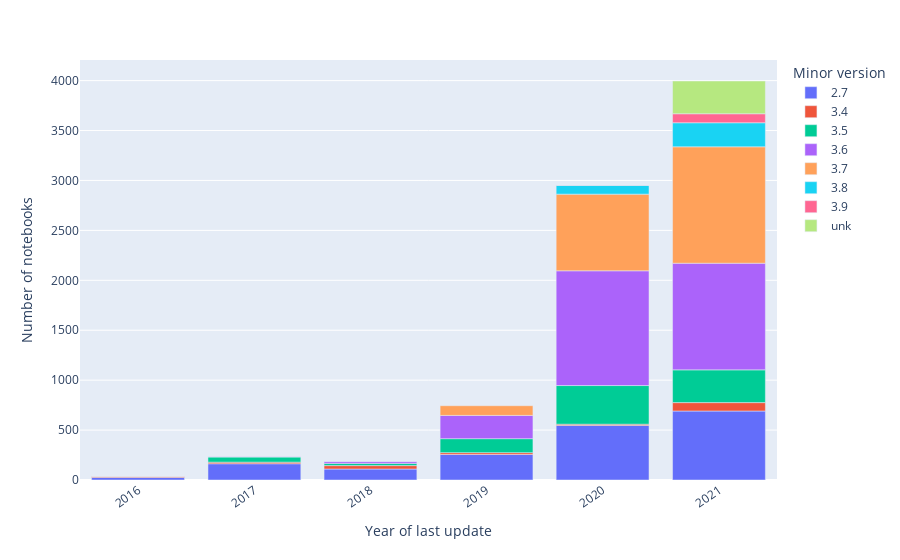

The cell this chart's notebook holds for it:
### Code cell
fig = px.bar(python_minor_version_df, x='Year of last update', y='Number of notebooks', color='Minor version')
#fig.update_traces(texttemplate='%{y:.s}', textposition='outside')
fig.update_layout(uniformtext_minsize=8, uniformtext_mode='hide', xaxis_tickangle=-35, xaxis_type='date')
fig.show()
filename = 'timeline_python_minor_version_by_repo_updation'
fig.write_image(OUTPUT_DIR + '/' + filename + '.pdf', scale=1.0)

### Figure 1 — Plotly figure (JSON) as saved in the notebook; plotly's stock layout.template omitted (floating-point values rounded to 4 significant figures)
{"data": [{"alignmentgroup": "True", "hovertemplate": "Minor version=2.7<br>Year of last update=%{x}<br>Number of notebooks=%{y}<extra></extra>", "legendgroup": "2.7", "marker": {"color": "#636efa", "pattern": {"shape": ""}}, "name": "2.7", "offsetgroup": "2.7", "orientation": "v", "showlegend": true, "textposition": "auto", "type": "bar", "x": ["2017", "2016", "2021", "2020", "2019", "2018"], "xaxis": "x", "y": [163, 26, 691, 546, 256, 110], "yaxis": "y"}, {"alignmentgroup": "True", "hovertemplate": "Minor version=3.4<br>Year of last update=%{x}<br>Number of notebooks=%{y}<extra></extra>", "legendgroup": "3.4", "marker": {"color": "#EF553B", "pattern": {"shape": ""}}, "name": "3.4", "offsetgroup": "3.4", "orientation": "v", "showlegend": true, "textposition": "auto", "type": "bar", "x": ["2016", "2018", "2020", "2021", "2019", "2017"], "xaxis": "x", "y": [8, 34, 13, 84, 18, 16], "yaxis": "y"}, {"alignmentgroup": "True", "hovertemplate": "Minor version=3.5<br>Year of last update=%{x}<br>Number of notebooks=%{y}<extra></extra>", "legendgroup": "3.5", "marker": {"color": "#00cc96", "pattern": {"shape": ""}}, "name": "3.5", "offsetgroup": "3.5", "orientation": "v", "showlegend": true, "textposition": "auto", "type": "bar", "x": ["2018", "2017", "2016", "2019", "2021", "2020"], "xaxis": "x", "y": [22, 51, 2, 140, 328, 387], "yaxis": "y"}, {"alignmentgroup": "True", "hovertemplate": "Minor version=3.6<br>Year of last update=%{x}<br>Number of notebooks=%{y}<extra></extra>", "legendgroup": "3.6", "marker": {"color": "#ab63fa", "pattern": {"shape": ""}}, "name": "3.6", "offsetgroup": "3.6", "orientation": "v", "showlegend": true, "textposition": "auto", "type": "bar", "x": ["2019", "2021", "2020", "2017", "2018"], "xaxis": "x", "y": [233, 1068, 1149, 4, 17], "yaxis": "y"}, {"alignmentgroup": "True", "hovertemplate": "Minor version=3.7<br>Year of last update=%{x}<br>Number of notebooks=%{y}<extra></extra>", "legendgroup": "3.7", "marker": {"color": "#FFA15A", "pattern": {"shape": ""}}, "name": "3.7", "offsetgroup": "3.7", "orientation": "v", "showlegend": true, "textposition": "auto", "type": "bar", "x": ["2021", "2020", "2019"], "xaxis": "x", "y": [1166, 768, 97], "yaxis": "y"}, {"alignmentgroup": "True", "hovertemplate": "Minor version=3.8<br>Year of last update=%{x}<br>Number of notebooks=%{y}<extra></extra>", "legendgroup": "3.8", "marker": {"color": "#19d3f3", "pattern": {"shape": ""}}, "name": "3.8", "offsetgroup": "3.8", "orientation": "v", "showlegend": true, "textposition": "auto", "type": "bar", "x": ["2021", "2020"], "xaxis": "x", "y": [241, 89], "yaxis": "y"}, {"alignmentgroup": "True", "hovertemplate": "Minor version=3.9<br>Year of last update=%{x}<br>Number of notebooks=%{y}<extra></extra>", "legendgroup": "3.9", "marker": {"color": "#FF6692", "pattern": {"shape": ""}}, "name": "3.9", "offsetgroup": "3.9", "orientation": "v", "showlegend": true, "textposition": "auto", "type": "bar", "x": ["2020", "2021"], "xaxis": "x", "y": [2, 90], "yaxis": "y"}, {"alignmentgroup": "True", "hovertemplate": "Minor version=unk<br>Year of last update=%{x}<br>Number of notebooks=%{y}<extra></extra>", "legendgroup": "unk", "marker": {"color": "#B6E880", "pattern": {"shape": ""}}, "name": "unk", "offsetgroup": "unk", "orientation": "v", "showlegend": true, "textposition": "auto", "type": "bar", "x": ["2021", "2020"], "xaxis": "x", "y": [328, 1], "yaxis": "y"}], "layout": {"autosize": true, "barmode": "relative", "legend": {"title": {"text": "Minor version"}, "tracegroupgap": 0}, "margin": {"t": 60}, "uniformtext": {"minsize": 8, "mode": "hide"}, "xaxis": {"anchor": "y", "autorange": true, "domain": [0, 1], "range": ["2015-07-02 12:00", "2021-07-02 12:00"], "tickangle": -35, "title": {"text": "Year of last update"}, "type": "date"}, "yaxis": {"anchor": "x", "autorange": true, "domain": [0, 1], "range": [0, 4206.0], "title": {"text": "Number of notebooks"}, "type": "linear"}}}
